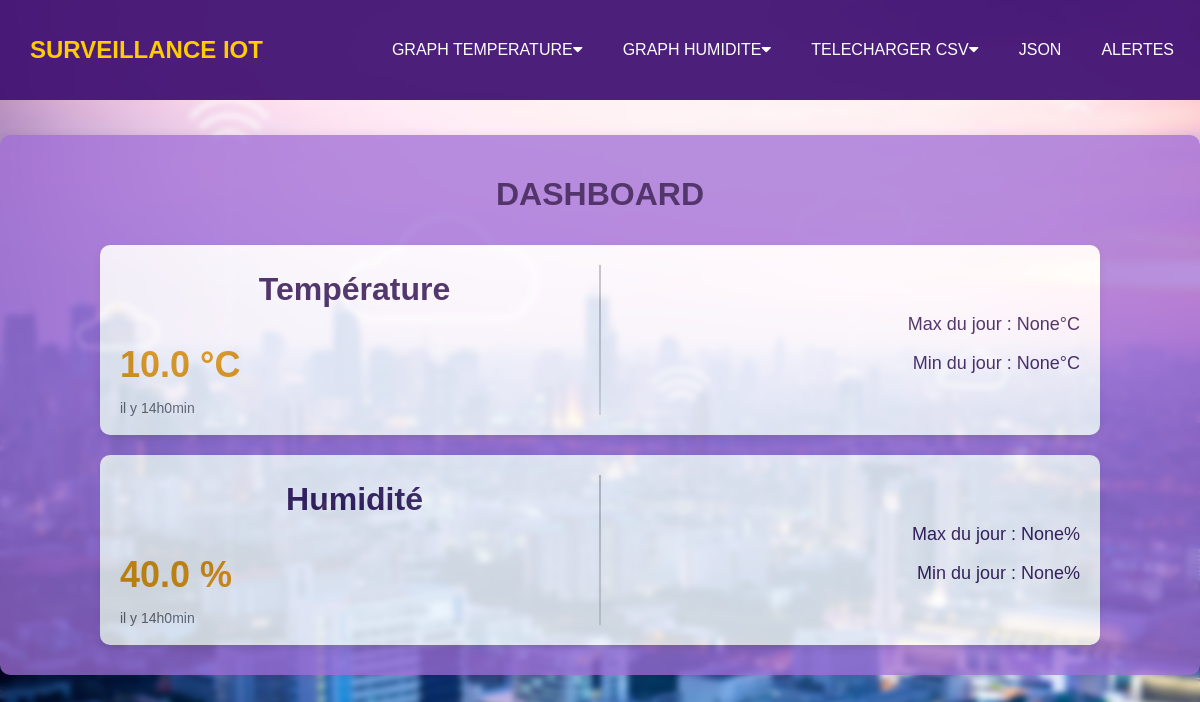
The app's page /table, older data.
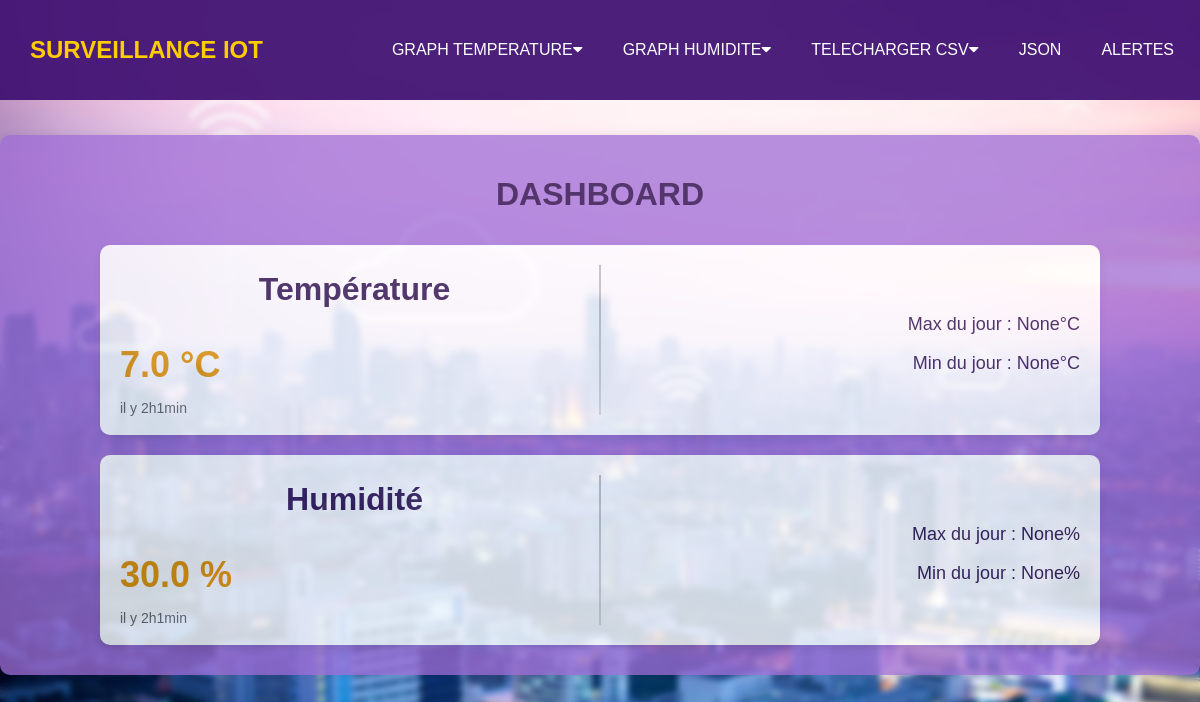
The same page, newer data.
### DHT/models.py (models this page shows)
class Dht11(models.Model):
  temp = models.FloatField(null=True)
  hum = models.FloatField(null=True)
  dt = models.DateTimeField(auto_now_add=True,null=True)

### DHT/views.py (the view)
# urls.py: path('table',views.table, name='table'),
def table(request):
    derniere_ligne = Dht11.objects.last()
    derniere_date = Dht11.objects.last().dt
    delta_temps = timezone.now() - derniere_date
    difference_minutes = delta_temps.seconds // 60
    temps_ecoule = ' il y a ' + str(difference_minutes) + ' min'
    if difference_minutes > 60:
        temps_ecoule = 'il y ' + str(difference_minutes // 60) + 'h' + str(difference_minutes % 60) + 'min'
    today = timezone.now().date()
    daily_records = Dht11.objects.filter(dt__date=today)
    max_temp = daily_records.aggregate(Max('temp'))['temp__max']
    min_temp = daily_records.aggregate(Min('temp'))['temp__min']
    max_hum = daily_records.aggregate(Max('hum'))['hum__max']
    min_hum = daily_records.aggregate(Min('hum'))['hum__min']
    valeurs = {'date': temps_ecoule, 'id': derniere_ligne.id, 'temp': derniere_ligne.temp, 'hum': derniere_ligne.hum ,'max_temp': max_temp,'min_temp': min_temp,'max_hum': max_hum,'min_hum': min_hum,}
    return render(request, 'value.html', {'valeurs': valeurs})

### templates/value.html (shortened to what this page needs)
{% extends 'navBar.html' %}
{% load static %}
{% block index %}
<html lang="en">
<head>
    <link rel="stylesheet" href="{% static 'css/chart.css' %}">
</head>
<body>
    <div class="dashboard">
        <h1>DASHBOARD </h1>
        <div class="rectangle">
            <div class="left-section">
                <h1 class="title">Température</h1>
                <p class="value">{{ valeurs.temp }} °C</p>
                <p class="time">{{ valeurs.date }}</p>
            </div>
            <div class="divider"></div>
            <div class="right-section">
                <p class="max">Max du jour : {{ valeurs.max_temp }}°C</p>
                <p class="min">Min du jour : {{ valeurs.min_temp}}°C</p>
            </div>
        </div>
        <div class="rectangle">
            <div class="left-section">
                <h1 class="title">Humidité</h1>
                <p class="value">{{ valeurs.hum }} %</p>
                <p class="time">{{ valeurs.date }}</p>
            </div>
            <div class="divider"></div>
            <div class="right-section">
                <p class="max">Max du jour : {{ valeurs.max_hum }}%</p>
                <p class="min">Min du jour : {{ valeurs.min_hum}}%</p>
            </div>
        </div>
        </div>
</body>
</html>
{% endblock index %}

Row changes from the older to the newer data that the page shows:
no longer on this page (row unchanged): Dht11: temp "10.0", hum "40.0"
added Dht11: temp "7.0", hum "30.0"
Text that changed along with them:
{{ valeurs.date }}: "il y 14h0min" → "il y 2h1min"
